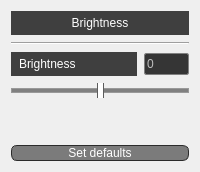
        <widget class="QWidget" name="BrightnessPage">
         <layout class="QVBoxLayout" name="verticalLayout_3">
          <property name="spacing">
           <number>7</number>
          </property>
          <item>
           <widget class="QLabel" name="brightnessPageLabel">
            <property name="styleSheet">
             <string notr="true">QLabel{
	background: rgb(63,63,63);
	color: white;
	padding: 5px;
	font: 700 10pt &quot;Arial&quot;;
}</string>
            </property>
            <property name="text">
             <string>Brightness</string>
            </property>
            <property name="alignment">
             <set>Qt::AlignCenter</set>
            </property>
           </widget>
          </item>
          <item>
           <widget class="Line" name="separatorBr">
            <property name="orientation">
             <enum>Qt::Horizontal</enum>
            </property>
           </widget>
          </item>
          <item>
           <layout class="QHBoxLayout" name="brightnessHorizontalLayout">
            <item>
             <widget class="QLabel" name="brightnessLabel">
              <property name="styleSheet">
               <string notr="true">QLabel{
	background: rgb(63,63,63);
	color: white;
	padding: 5px;
	font: 700 10pt &quot;Arial&quot;;
}</string>
              </property>
              <property name="text">
               <string>Brightness</string>
              </property>
             </widget>
            </item>
            <item>
             <widget class="QSpinBox" name="brightnessIntValue">
              <property name="enabled">
               <bool>false</bool>
              </property>
              <property name="maximumSize">
               <size>
                <width>45</width>
                <height>22</height>
               </size>
              </property>
              <property name="styleSheet">
               <string notr="true">QSpinBox{
	border:1px solid grey;
	border-radius:2px;
	background:rgb(53,53,53);
}
</string>
              </property>
              <property name="readOnly">
               <bool>false</bool>
              </property>
              <property name="buttonSymbols">
               <enum>QAbstractSpinBox::NoButtons</enum>
              </property>
              <property name="showGroupSeparator" stdset="0">
               <bool>true</bool>
              </property>
              <property name="minimum">
               <number>-100</number>
              </property>
              <property name="maximum">
               <number>100</number>
              </property>
              <property name="stepType">
               <enum>QAbstractSpinBox::DefaultStepType</enum>
              </property>
             </widget>
            </item>
           </layout>
          </item>
          <item>
           <widget class="QSlider" name="brightnessSlider">
            <property name="styleSheet">
             <string notr="true">QSlider::groove:horizontal {
    border: 1px solid #999999;
    height: 3px; 
    background: grey;
    margin: 15px 0;
}
QSlider::handle:horizontal {
    background: white;
    border: 1px solid #5c5c5c;
    width: 5px;
    margin: -12px 0; 
    border-radius: 5px;
}</string>
            </property>
            <property name="minimum">
             <number>-100</number>
            </property>
            <property name="maximum">
             <number>100</number>
            </property>
            <property name="pageStep">
             <number>0</number>
            </property>
            <property name="orientation">
             <enum>Qt::Horizontal</enum>
            </property>
           </widget>
          </item>
          <item>
           <spacer name="spacerBr">
            <property name="orientation">
             <enum>Qt::Vertical</enum>
            </property>
            <property name="sizeHint" stdset="0">
             <size>
              <width>20</width>
              <height>40</height>
             </size>
            </property>
           </spacer>
          </item>
          <item>
           <widget class="QPushButton" name="setDefaultsBr">
            <property name="sizePolicy">
             <sizepolicy hsizetype="MinimumExpanding" vsizetype="Fixed">
              <horstretch>0</horstretch>
              <verstretch>0</verstretch>
             </sizepolicy>
            </property>
            <property name="cursor">
             <cursorShape>PointingHandCursor</cursorShape>
            </property>
            <property name="focusPolicy">
             <enum>Qt::NoFocus</enum>
            </property>
            <property name="layoutDirection">
             <enum>Qt::LeftToRight</enum>
            </property>
            <property name="styleSheet">
             <string notr="true">QPushButton{
	border: 1px solid rgb(43,43,43);
	border-radius: 6px;
	min-width: 30px;
	background: rgb(123, 123, 123);
	color:white;
}
QPushButton::pressed{
	background: rgb(83,83,83);
}
QPushButton::disabled{
	background: rgb(83,83,83);
}</string>
            </property>
            <property name="text">
             <string>Set defaults</string>
            </property>
            <property name="autoDefault">
             <bool>false</bool>
            </property>
           </widget>
          </item>
         </layout>
        </widget>
